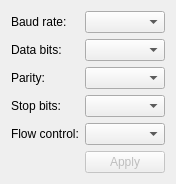
<?xml version="1.0" encoding="UTF-8"?>
<ui version="4.0">
 <class>OptionsWidget</class>
 <widget class="QWidget" name="OptionsWidget">
  <property name="geometry">
   <rect>
    <x>0</x>
    <y>0</y>
    <width>161</width>
    <height>171</height>
   </rect>
  </property>
  <property name="windowTitle">
   <string>Form</string>
  </property>
  <layout class="QGridLayout" name="gridLayout">
   <item row="0" column="0">
    <widget class="QLabel" name="Label1">
     <property name="text">
      <string>Baud rate:</string>
     </property>
    </widget>
   </item>
   <item row="0" column="1">
    <widget class="QComboBox" name="baudBox"/>
   </item>
   <item row="1" column="0">
    <widget class="QLabel" name="Label2">
     <property name="text">
      <string>Data bits:</string>
     </property>
    </widget>
   </item>
   <item row="1" column="1">
    <widget class="QComboBox" name="dataBox"/>
   </item>
   <item row="2" column="0">
    <widget class="QLabel" name="Label3">
     <property name="text">
      <string>Parity:</string>
     </property>
    </widget>
   </item>
   <item row="2" column="1">
    <widget class="QComboBox" name="parityBox"/>
   </item>
   <item row="3" column="0">
    <widget class="QLabel" name="Label4">
     <property name="text">
      <string>Stop bits:</string>
     </property>
    </widget>
   </item>
   <item row="3" column="1">
    <widget class="QComboBox" name="stopBox"/>
   </item>
   <item row="4" column="0">
    <widget class="QLabel" name="Label5">
     <property name="text">
      <string>Flow control:</string>
     </property>
    </widget>
   </item>
   <item row="4" column="1">
    <widget class="QComboBox" name="flowBox"/>
   </item>
   <item row="5" column="1">
    <widget class="QPushButton" name="applyButton">
     <property name="enabled">
      <bool>false</bool>
     </property>
     <property name="text">
      <string>Apply</string>
     </property>
    </widget>
   </item>
  </layout>
 </widget>
 <resources/>
 <connections/>
</ui>
